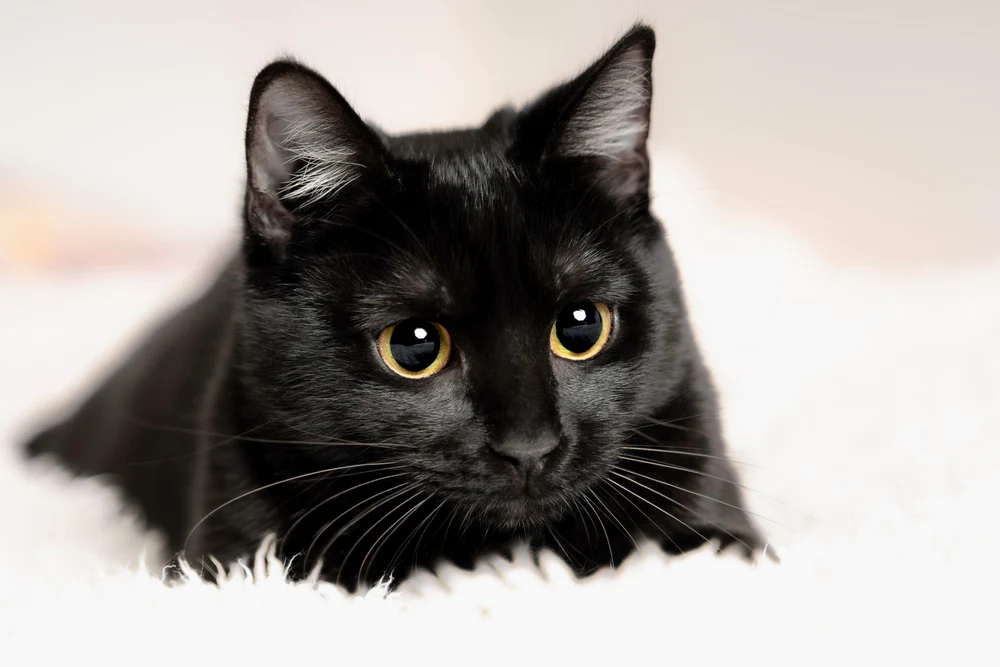
#> input picture day09/cat.jpg, 1000 x 667 px, found by its file name
$ python p60_openCV.py   (older library calls are emulated)
#> lines starting #> are read from the running program, lines starting #| are printed output that depends on the picture; after the words box and inside, x2 and y2 are one past the last pixel; in counts of white or black regions, pixels touching at a corner belong together
#file: p60_openCV.py
#desc: OpenCV 계속

import cv2

image = cv2.imread('./day09/cat.jpg')
#> image is the input picture: shape (667, 1000, 3); mean B, G, R 157.3, 161.2, 166
dst = cv2.blur(image, (10,10), anchor=(-1, -1), borderType=cv2.BORDER_DEFAULT)
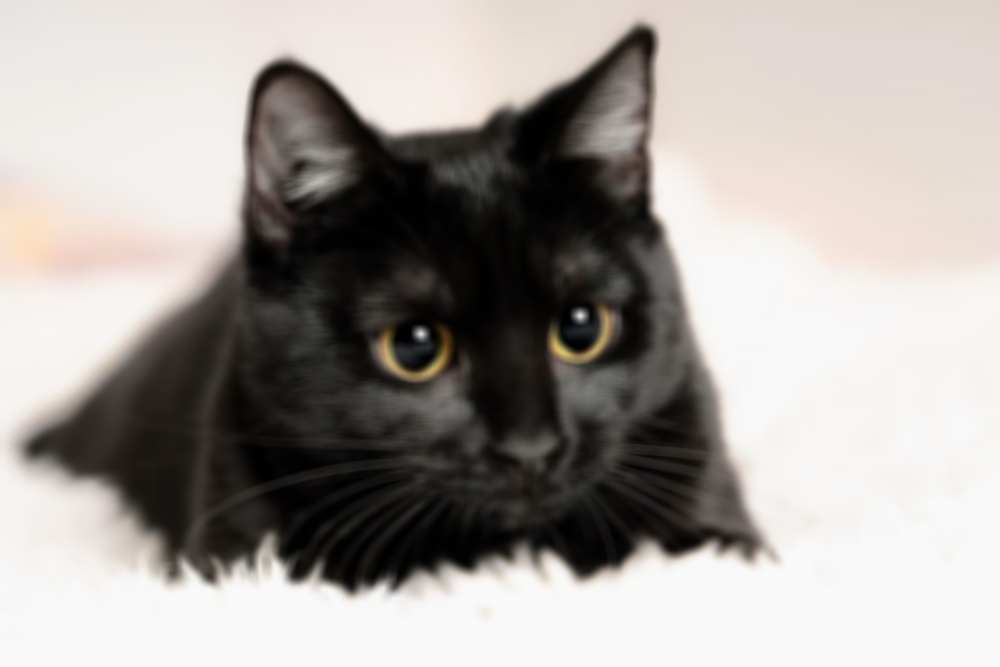
#> dst: shape (667, 1000, 3); mean B, G, R 157.3, 161.1, 166

gray = cv2.cvtColor(image, cv2.COLOR_BGR2GRAY)
sobel = cv2.Sobel(gray, cv2.CV_8U, 1, 0, 3)
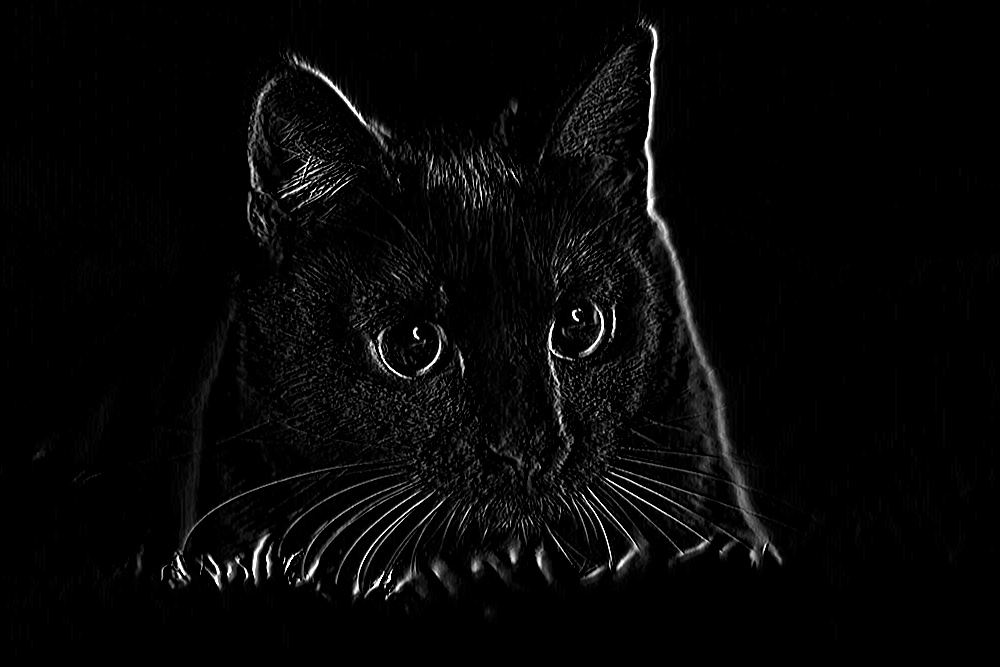
#> sobel: shape (667, 1000); min 0, max 255, mean 6.8
laplacian = cv2.Laplacian(gray, cv2.CV_8U, ksize=3)
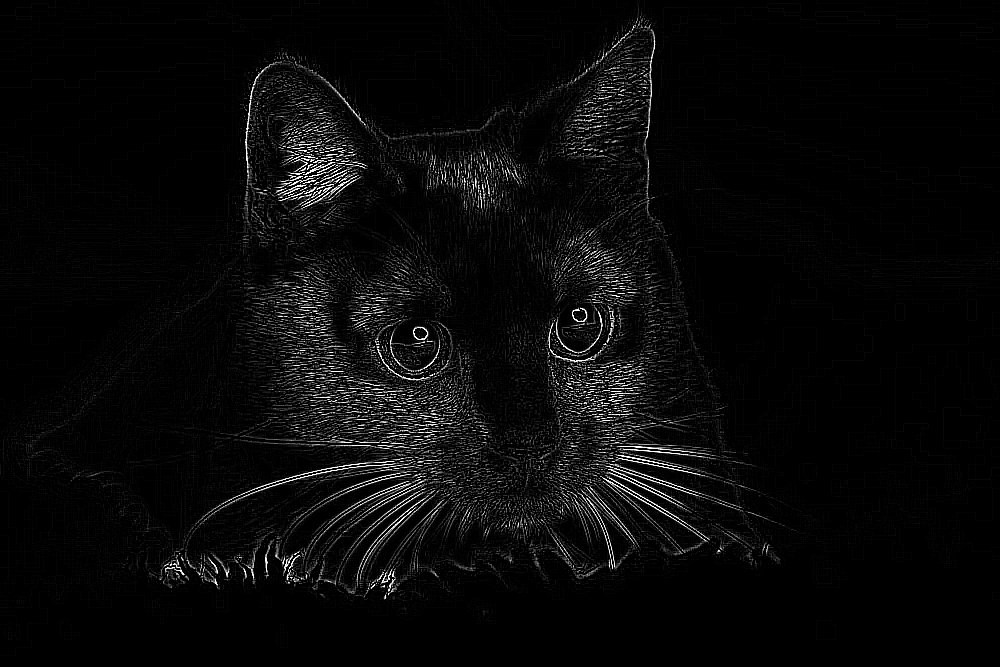
#> laplacian: shape (667, 1000); min 0, max 255, mean 9
canny = cv2.Canny(image, 100,255)
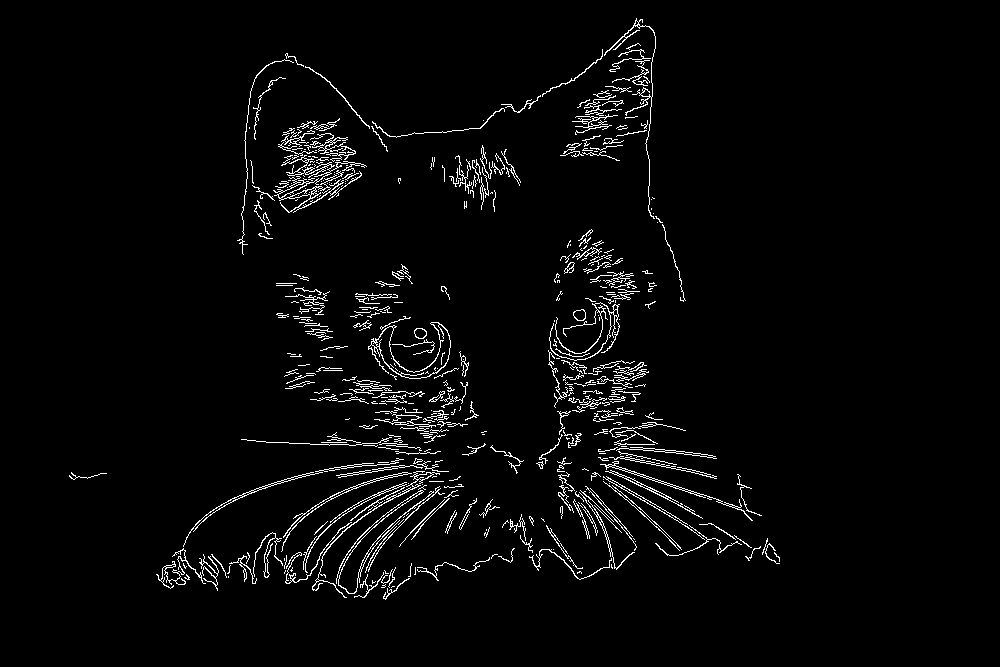
#> canny: shape (667, 1000); 3% white in thin lines or dots, all inside (x1, y1, x2, y2) = (69, 18, 780, 600)

height, width, channel = image.shape
#> height = 667; width = 1000; channel = 3

cv2.imshow('Cat', image)    #원본
cv2.imshow('Blur Cat', dst) #블러
cv2.imshow('Sobel Cat', sobel)  #입체감 있는 윤곽
cv2.imshow('Laplacian Cat', laplacian)  #일반적인 윤곽
cv2.imshow('Canny Cat', canny)  #흑백으로 윤곽

cv2.waitKey(0)
cv2.destroyAllWindows()
